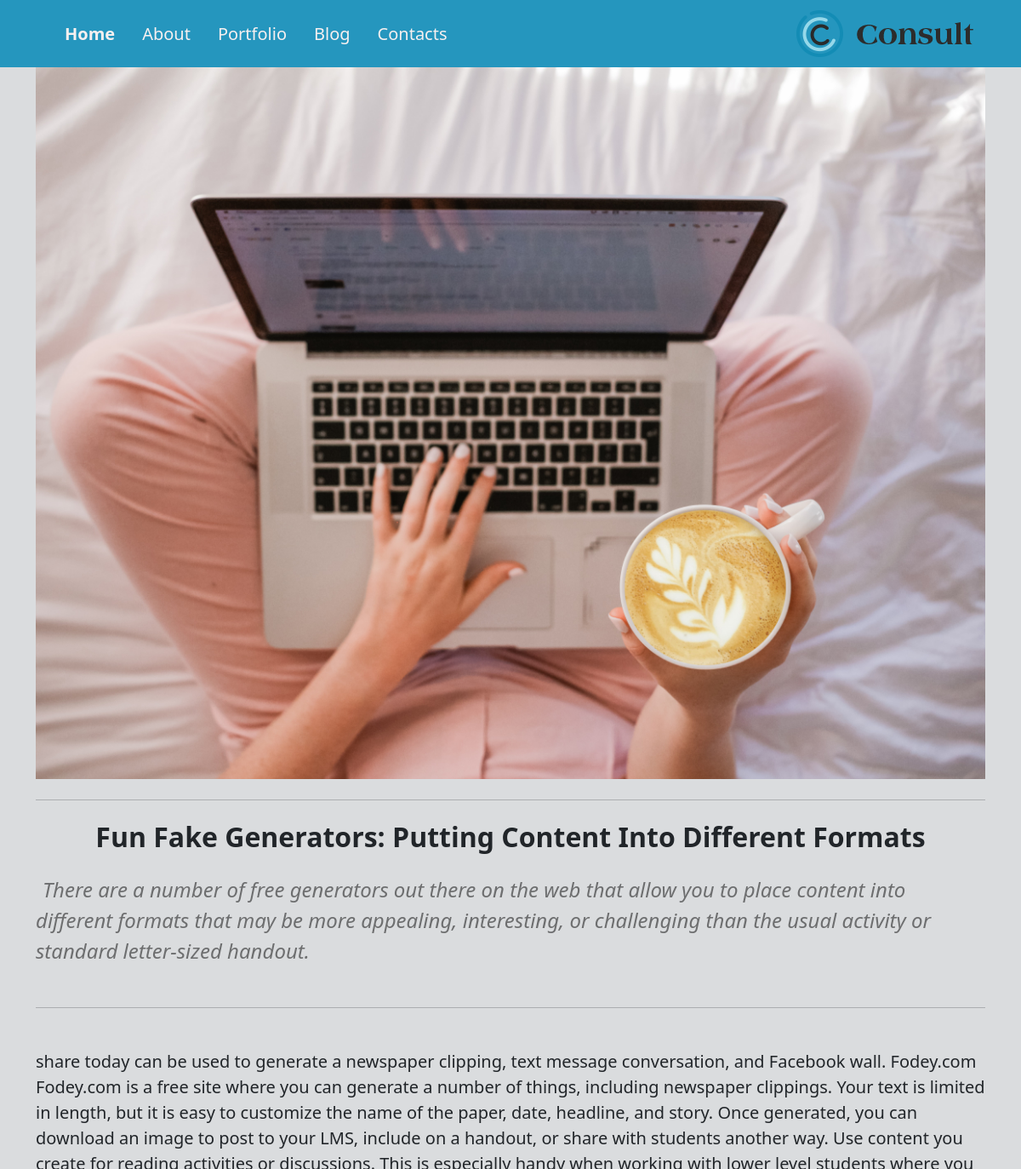
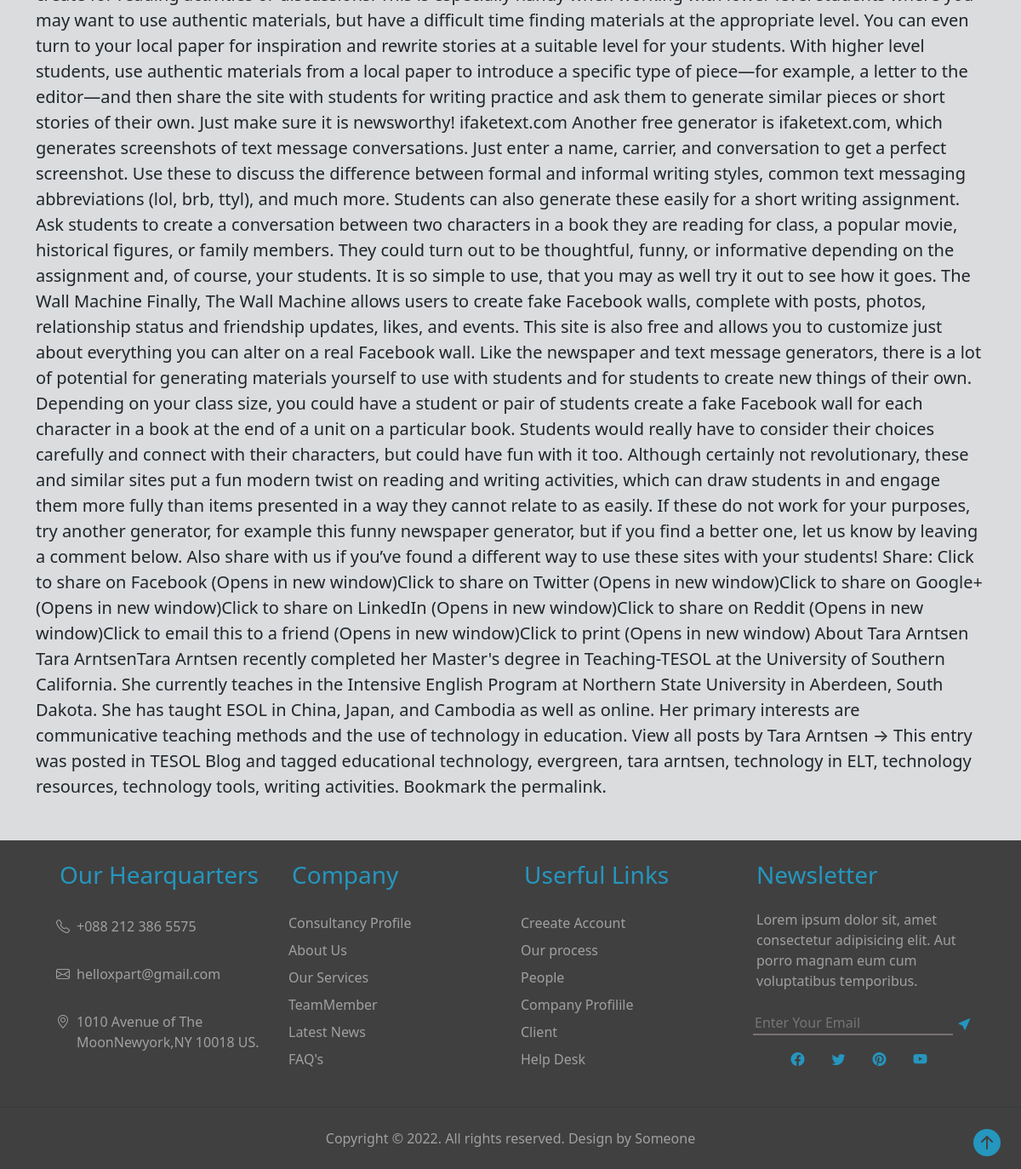
The page /blog_show.php?id=73 on the database its author committed (2 pictures, top to bottom).
### tables this page shows
CREATE TABLE `posts` (
  `id` int(11) NOT NULL,
  `tittle` text NOT NULL,
  `subtitle` text NOT NULL,
  `details` text NOT NULL DEFAULT '',
  `image` varchar(500) NOT NULL,
  `link` varchar(500) NOT NULL,
  `type` varchar(500) NOT NULL,
  `datetime` datetime NOT NULL DEFAULT current_timestamp()
);

### blog_show.php (the view)
<?php
include 'include/header.php';
?>
<?php
include 'include/conn.php';
$id = $_GET['id'];
$sql_blog = "SELECT `tittle`,`subtitle`,`details`,`image` FROM posts WHERE id = $id";
$result_blog = $conn->query($sql_blog);
$row_blog = $result_blog->fetch_assoc();
?>
<main class="space-top bg-secondary bg-opacity-25" style="margin-bottom: -16px;">
    <div class=" container container-fluid">
        <img src="images/<?php echo $row_blog["image"]; ?>" class="img-fluid" alt="">
        <hr class="mt-4">
        <h2 class="text-center px-3 my-4 fw-bolder"><?php echo $row_blog["tittle"]; ?></h2>
        <em class="fs-4 text-black-50 px-2 my-4"><?php echo $row_blog["subtitle"]; ?></em>
        <hr class="my-5">
        <p class="fs-5 pb-5"><?php echo $row_blog["details"]; ?></p>
    </div>
</main>
<?php
include 'include/footer.php';
?>

### include/header.php (shortened to what this page needs)
<?php
include 'conn.php';
$sql = "SELECT `tittle`,`link` FROM `posts` WHERE `type` = 'nav'";
$result = $conn->query($sql);
?>
<!doctype html>
<html lang="en">
<head>
    <link href="css/bootstrap.min.css" rel="stylesheet">
    <link rel="stylesheet" href="css/style.css">
    <link rel="stylesheet" href="https://cdn.jsdelivr.net/npm/bootstrap-icons@1.8.3/font/bootstrap-icons.css">
</head>
<body>
    <div id="top-place" class="d-flex bg-info justify-content-between px-5 py-1 fixed-top">
        <nav class="navbar navbar-expand-lg ps-2 navbar-light">
            <div class="container-fluid">
                <div class="collapse navbar-collapse" id="navbarSupportedContent">
                <ul class="navbar-nav me-auto mb-2 mb-lg-0 fs-5 fw-normal">
                    <?php
                        while($row = $result->fetch_assoc()) { ?>
                    <li class="nav-item pe-3">
                    <a class="nav-link <?php if($row["tittle"] === "Home"){ echo "fw-bold";} ?>" aria-current="page" href="<?php echo $row["link"];?>">
                        <?php echo $row["tittle"];?>
                    </a>
                    </li>
                    <?php } ?>
                </ul>
                </div>
            </div>
        </nav>
        <div class="p-2">
            <a href="index.php"><img src="images/logo.png" alt="website logo"></a>
        </div>
    </div>

### css/style.css (style rules this page uses)
* { box-sizing: border-box; }
.space-top { margin-top: 4.9rem!important; }
.navbar-light .navbar-nav .nav-link { color: rgb(247, 240, 240)!important; }
.bg-info { background-color: #2596be!important; }

### rows shown on the page
posts: tittle "Home"
posts: tittle "About"
posts: tittle "Portfolio"
posts: tittle "Blog"
posts: tittle "Contacts"
posts: image (picture), tittle "Fun Fake Generators: Putting Content Into Different Formats", subtitle "There are a number of free generators out there on the web that allow you to place content into different formats that may be more appealing, interesting, or challenging than the usual activity or standard letter-sized handout.", details "share today can be used to generate a newspaper clipping, text message conversation, and Facebook wall. Fodey.com Fodey.com is a free site where you can generate a number of things, including newspaper clippings. Your text is limited in length, but it is easy to customize the name of the paper, date, headline, and story. Once generated, you can download an image to post to your LMS, include on a handout, or share with students another way. Use content you create for reading activities or discussions. This is especially handy when working with lower level students where you may want to use authentic materials, but have a difficult time finding materials at the appropriate level. You can even…"
